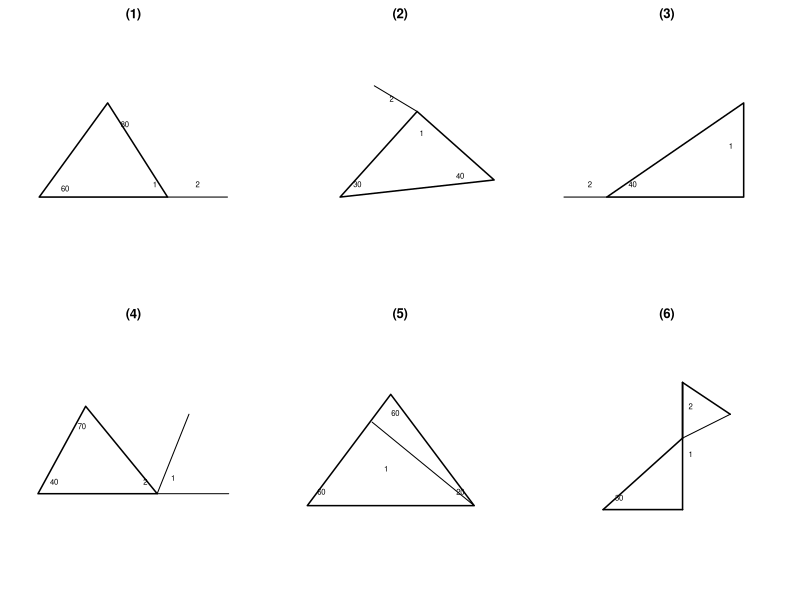
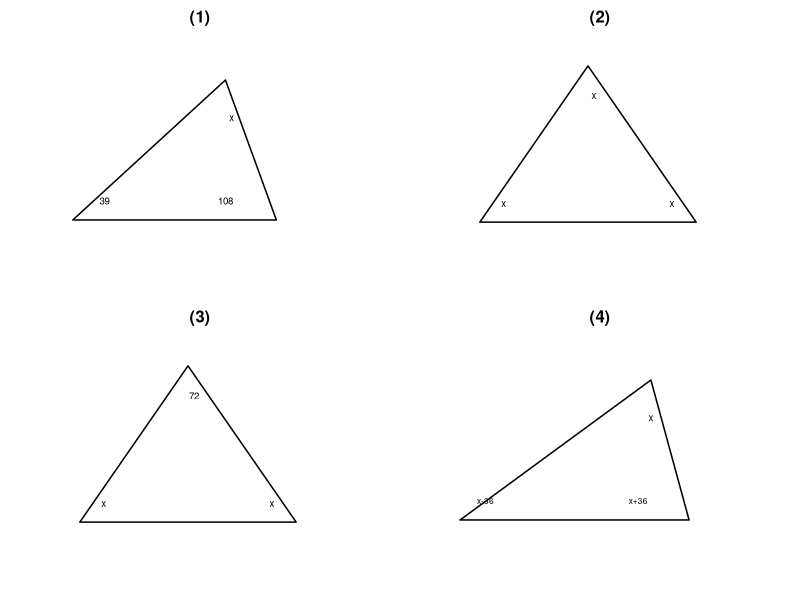

The R source for these figures, in order:
setwd("C:/Users/18904/Github/junior-mathematics/codes")
if(!dir.exists("../figures"))dir.create("../figures")

# week63-1: six exterior-angle practice figures (2 rows x 3 cols)
draw1=function(){
  par(mfrow=c(2,3),mar=c(2,1,2,1))
  # (1) triangle 80/60, extend base right
  plot(0,0,xlim=c(-0.2,2.4),ylim=c(-0.3,1.4),type="n",asp=1,axes=FALSE,main="(1)")
  polygon(rbind(c(0,0),c(1.5,0),c(0.8,1.1)),lwd=1.5);segments(1.5,0,2.2,0,lwd=1)
  text(0.3,0.1,"60",cex=0.7);text(1.0,0.85,"80",cex=0.7);text(1.35,0.15,"1",cex=0.7);text(1.85,0.15,"2",cex=0.7)
  # (2) triangle 30/40, extend top-left
  plot(0,0,xlim=c(-0.6,2.0),ylim=c(-0.3,1.4),type="n",asp=1,axes=FALSE,main="(2)")
  polygon(rbind(c(0,0),c(1.8,0.2),c(0.9,1.0)),lwd=1.5);segments(0.9,1.0,0.4,1.3,lwd=1)
  text(0.2,0.15,"30",cex=0.7);text(1.4,0.25,"40",cex=0.7);text(0.95,0.75,"1",cex=0.7);text(0.6,1.15,"2",cex=0.7)
  # (3) right triangle 40
  plot(0,0,xlim=c(-0.6,2.0),ylim=c(-0.3,1.4),type="n",asp=1,axes=FALSE,main="(3)")
  polygon(rbind(c(0,0),c(1.6,0),c(1.6,1.1)),lwd=1.5);segments(0,0,-0.5,0,lwd=1)
  text(0.3,0.15,"40",cex=0.7);text(1.45,0.6,"1",cex=0.7);text(-0.2,0.15,"2",cex=0.7)
  # (4) triangle A=70 B=40, CE bisector
  plot(0,0,xlim=c(-0.2,2.6),ylim=c(-0.3,1.4),type="n",asp=1,axes=FALSE,main="(4)")
  polygon(rbind(c(0,0),c(1.5,0),c(0.6,1.1)),lwd=1.5);segments(1.5,0,2.4,0,lwd=1);segments(1.5,0,1.9,1.0,lwd=1)
  text(0.2,0.15,"40",cex=0.7);text(0.55,0.85,"70",cex=0.7);text(1.35,0.15,"2",cex=0.7);text(1.7,0.2,"1",cex=0.7)
  # (5) equilateral 60s with diagonal, angle2=20
  plot(0,0,xlim=c(-0.2,2.2),ylim=c(-0.3,1.5),type="n",asp=1,axes=FALSE,main="(5)")
  polygon(rbind(c(0,0),c(1.8,0),c(0.9,1.2)),lwd=1.5);segments(0.7,0.9,1.8,0,lwd=1)
  text(0.95,1.0,"60",cex=0.7);text(0.15,0.15,"60",cex=0.7);text(1.65,0.15,"20",cex=0.7);text(0.85,0.4,"1",cex=0.7)
  # (6) two right triangles stacked
  plot(0,0,xlim=c(-0.6,2.2),ylim=c(-0.3,1.8),type="n",asp=1,axes=FALSE,main="(6)")
  segments(1.0,0,1.0,1.6,lwd=1.5);segments(0,0,1.0,0,lwd=1.5);segments(0,0,1.0,0.9,lwd=1.5)
  segments(1.0,0.9,1.0,1.6,lwd=1.5);segments(1.0,1.6,1.6,1.2,lwd=1.5);segments(1.0,0.9,1.6,1.2,lwd=1)
  text(0.2,0.15,"30",cex=0.7);text(1.1,1.3,"2",cex=0.7);text(1.1,0.7,"1",cex=0.7)
}
cairo_pdf("../figures/week63-1.pdf",width=12,height=8,family="sans");draw1();dev.off()
svglite::svglite("../figures/week63-1.svg",width=12,height=8);draw1();dev.off()

# week63-2: four x-value triangles (2x2)
draw2=function(){
  par(mfrow=c(2,2),mar=c(2,1,2,1))
  # (1) 39/108, x top
  plot(0,0,xlim=c(-0.2,2.2),ylim=c(-0.3,1.4),type="n",asp=1,axes=FALSE,main="(1)")
  polygon(rbind(c(0,0),c(1.6,0),c(1.2,1.1)),lwd=1.5)
  text(0.25,0.15,"39",cex=0.7);text(1.2,0.15,"108",cex=0.7);text(1.25,0.8,"x",cex=0.7)
  # (2) three x
  plot(0,0,xlim=c(-0.2,2.2),ylim=c(-0.3,1.5),type="n",asp=1,axes=FALSE,main="(2)")
  polygon(rbind(c(0,0),c(1.8,0),c(0.9,1.3)),lwd=1.5)
  text(0.2,0.15,"x",cex=0.7);text(1.6,0.15,"x",cex=0.7);text(0.95,1.05,"x",cex=0.7)
  # (3) 72 top, two x base
  plot(0,0,xlim=c(-0.2,2.2),ylim=c(-0.3,1.5),type="n",asp=1,axes=FALSE,main="(3)")
  polygon(rbind(c(0,0),c(1.8,0),c(0.9,1.3)),lwd=1.5)
  text(0.95,1.05,"72",cex=0.7);text(0.2,0.15,"x",cex=0.7);text(1.6,0.15,"x",cex=0.7)
  # (4) (x-36) (x+36) x
  plot(0,0,xlim=c(-0.2,2.4),ylim=c(-0.3,1.4),type="n",asp=1,axes=FALSE,main="(4)")
  polygon(rbind(c(0,0),c(1.8,0),c(1.5,1.1)),lwd=1.5)
  text(0.2,0.15,"x-36",cex=0.6);text(1.4,0.15,"x+36",cex=0.6);text(1.5,0.8,"x",cex=0.7)
}
cairo_pdf("../figures/week63-2.pdf",width=8,height=8,family="sans");draw2();dev.off()
svglite::svglite("../figures/week63-2.svg",width=8,height=8);draw2();dev.off()
